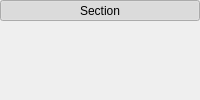
<?xml version="1.0" encoding="UTF-8"?>
<ui version="4.0">
 <class>EffectCollapsibleSection</class>
 <widget class="QWidget" name="EffectCollapsibleSection">
  <layout class="QVBoxLayout" name="verticalLayout">
   <property name="spacing">
    <number>2</number>
   </property>
   <property name="leftMargin">
    <number>0</number>
   </property>
   <property name="topMargin">
    <number>0</number>
   </property>
   <property name="rightMargin">
    <number>0</number>
   </property>
   <property name="bottomMargin">
    <number>8</number>
   </property>
   <item>
    <widget class="QToolButton" name="toggleButton">
     <property name="sizePolicy">
      <sizepolicy hsizetype="Expanding" vsizetype="Fixed">
       <horstretch>0</horstretch>
       <verstretch>0</verstretch>
      </sizepolicy>
     </property>
     <property name="focusPolicy">
      <enum>Qt::NoFocus</enum>
     </property>
     <property name="text">
      <string>Section</string>
     </property>
     <property name="checkable">
      <bool>true</bool>
     </property>
     <property name="checked">
      <bool>true</bool>
     </property>
     <property name="autoRaise">
      <bool>true</bool>
     </property>
     <property name="toolButtonStyle">
      <enum>Qt::ToolButtonTextBesideIcon</enum>
     </property>
    </widget>
   </item>
   <item>
    <widget class="QWidget" name="bodyWidget">
     <layout class="QVBoxLayout" name="bodyLayout">
      <property name="spacing">
       <number>0</number>
      </property>
      <property name="leftMargin">
       <number>0</number>
      </property>
      <property name="topMargin">
       <number>0</number>
      </property>
      <property name="rightMargin">
       <number>0</number>
      </property>
      <property name="bottomMargin">
       <number>0</number>
      </property>
     </layout>
    </widget>
   </item>
  </layout>
 </widget>
 <resources/>
 <connections/>
</ui>
